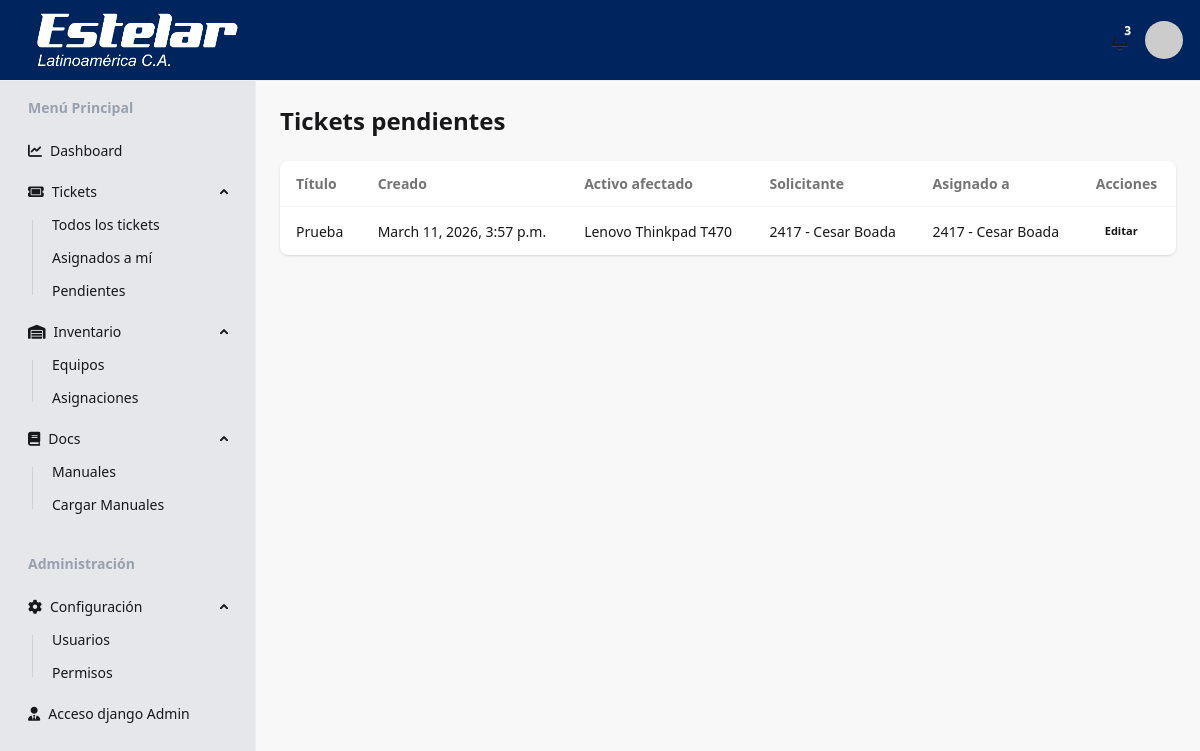
The page /tickets/pending/ (signed in) on the database as committed earlier.
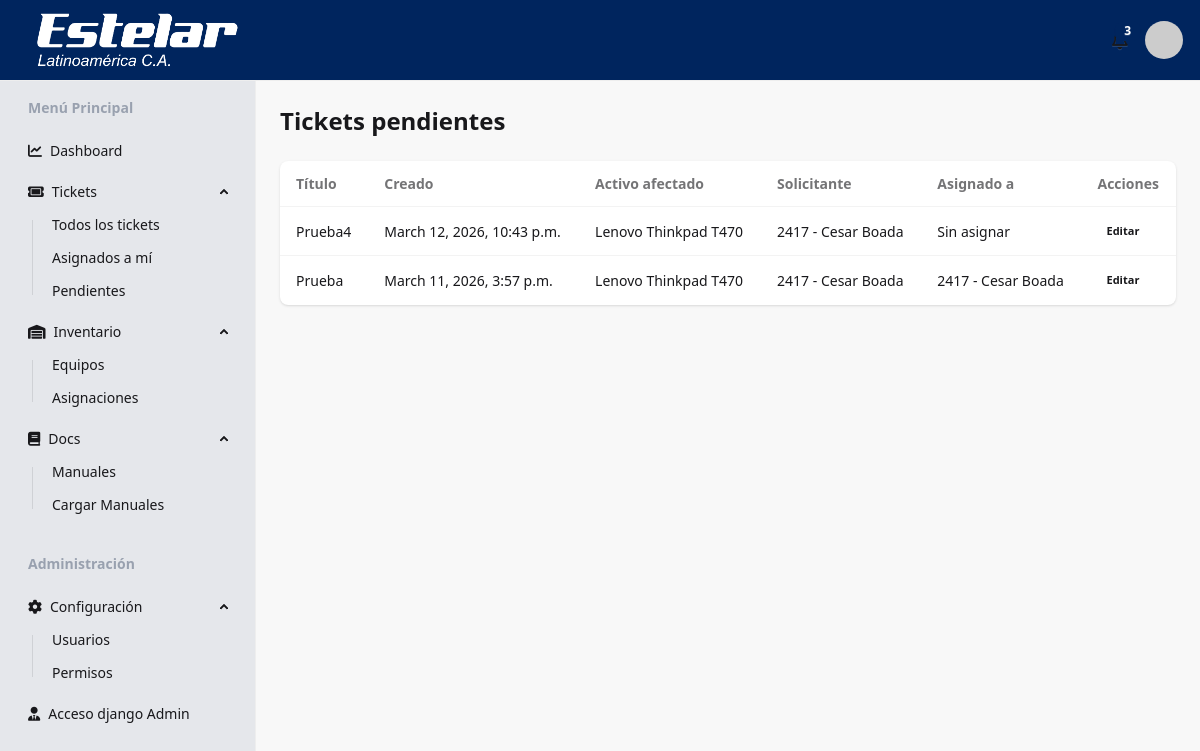
The same page on the database as committed later.
### tickets/models.py (models this page shows, shortened)
class tickets(models.Model):
    codigo_ticket = models.CharField(max_length=30, unique=True)
    titulo = models.CharField(max_length=150)
    descripcion = models.TextField()
    prioridad = models.ForeignKey(
        matriz_prioridad,
        on_delete=models.PROTECT,
        to_field='prioridad',
        db_column='prioridad',
        related_name='tickets',
        default='N/A',
    )
    ESTADO_TYPES = [
        ('Pendiente', 'Pendiente'),
        ('En Progreso', 'En Progreso'),
        ('Resuelto', 'Resuelto'),
        ('Cerrado', 'Cerrado'),
    ]
    estado = models.CharField(max_length=30, default='Pendiente', choices=ESTADO_TYPES)
    solicitante = models.ForeignKey(
        'users.usuario',
        on_delete=models.PROTECT,
        to_field='ID_empleado',
        db_column='solicitante',
        related_name='tickets_solicitados',
    )
    usuario = models.ForeignKey(
        'users.usuario',
        on_delete=models.PROTECT,
        to_field='ID_empleado',
        db_column='usuario',
        related_name='tickets_asignados',
        null=True,
        blank=True,
    )
    activo_afectado = models.ForeignKey(
        'inventory.activos',
        on_delete=models.CASCADE,
        to_field='codigo',
        db_column='activo_afectado',
        related_name='tickets_afectados',
        limit_choices_to={'estado': 'activo'},
)
    fecha_creacion = models.DateTimeField(auto_now_add=True)
    fecha_resolucion = models.DateTimeField(null=True, blank=True)

### inventory/models.py (models this page shows)
class activos(models.Model):
    codigo = models.CharField(max_length=50, primary_key=True)
    categoria = models.ForeignKey(
        activos_categoria,
        on_delete=models.PROTECT,
        to_field='nombre',
        db_column='categoria',
        related_name='activos',
    )
    marca = models.CharField(max_length=50)
    modelo = models.CharField(max_length=50)
    serial = models.CharField(max_length=50, unique=True)
    sede = models.ForeignKey(
        'users.sede',
        on_delete=models.PROTECT,
        to_field='codigo',
        related_name='activos',
    )
    usuario_asignado = models.ForeignKey(
        'users.usuario',
        on_delete=models.SET_NULL,
        null=True,
        blank=True,
        related_name='activos_asignados',
        to_field='ID_empleado',
        db_column='usuario_asignado'
    )
    departamento = models.ForeignKey(
        'users.departamento',
        on_delete=models.PROTECT,
        to_field='nombre',
        db_column='departamento',
        related_name='activos'
    )
    estado = models.CharField(max_length=50) #'Activo', 'Inactivo', 'Dado de baja'
    verbose_name_plural = "activos"
    def __str__(self):
        return f"{self.marca} {self.modelo}"

### users/models.py (models this page shows)
class usuario(AbstractUser):
    validador_empleado = RegexValidator(
        regex=r'^\d{4}',
        message="el numero de empleado debe tener 4 digitos"
    )
    ID_empleado = models.CharField(
        max_length=4,
        unique=True,
        validators=[validador_empleado],
        help_text="ID de empleado de 4 digitos",
        default="0000"
    )
    USERNAME_FIELD = 'ID_empleado'
    departamento = models.ForeignKey(
        'departamento',
        on_delete=models.SET_NULL,
        null=True,
        related_name='usuarios'
        )
    sede = models.ForeignKey(
        'sede',
        on_delete=models.SET_NULL,
        null=True,
        related_name='usuarios'
        )
    REQUIRED_FIELDS = ['username', 'email']
    def __str__(self):
        return f"{self.ID_empleado} - {self.get_full_name()}"

### tickets/views.py (the view)
# urls.py: path('pending/', views.tickets_view_pending, name='tickets_view_pending'),
@login_required
def tickets_view_pending(request):
    tickets_pendientes = tickets.objects.select_related('activo_afectado', 'prioridad', 'solicitante', 'usuario').filter(
        estado__iexact='pendiente'
    ).order_by('-fecha_creacion')
    return render(request, 'tickets_view_pending.html', {'tickets': tickets_pendientes})

### tickets/templates/tickets_view_pending.html (shortened to what this page needs)
{% extends 'base.html' %}
{% block content %}
<div class="space-y-6">
    <div>
        <h1 class="text-2xl font-bold">Tickets pendientes</h1>
    </div>
    <div class="overflow-x-auto bg-base-100 rounded-lg shadow">
        <table class="table w-full">
            <thead>
                <tr>
                    <th>Título</th>
                    <th>Creado</th>
                    <th>Activo afectado</th>
                    <th>Solicitante</th>
                    <th>Asignado a</th>
                    <th>Acciones</th>
                </tr>
            </thead>
            <tbody>
                {% for ticket in tickets %}
                    <tr>
                        <td>{{ ticket.titulo }}</td>
                        <td>{{ ticket.fecha_creacion }}</td>
                        <td>{{ ticket.activo_afectado }}</td>
                        <td>{{ ticket.solicitante }}</td>
                        <td>{{ ticket.usuario|default:'Sin asignar' }}</td>
                        <td>
                            {% if perms.tickets.change_tickets %}
                            <a href="{% url 'tickets_edit' ticket.id %}" class="btn btn-ghost btn-xs">Editar</a>
                            {% else %}
                            <span class="text-gray-400 text-xs">Sin acciones</span>
                            {% endif %}
                        </td>
                    </tr>
                {% empty %}
                    <tr>
                        <td colspan="6" class="text-center text-gray-500 py-6">No hay tickets pendientes.</td>
                    </tr>
                {% endfor %}
            </tbody>
        </table>
    </div>
</div>
{% endblock %}

Rows that differ between the two databases and show on the page:
added tickets: titulo "Prueba4", fecha_creacion "March 12, 2026, 10:43 p.m.", activo_afectado "Lenovo Thinkpad T470", solicitante "2417 - Cesar Boada", usuario "Sin asignar"
